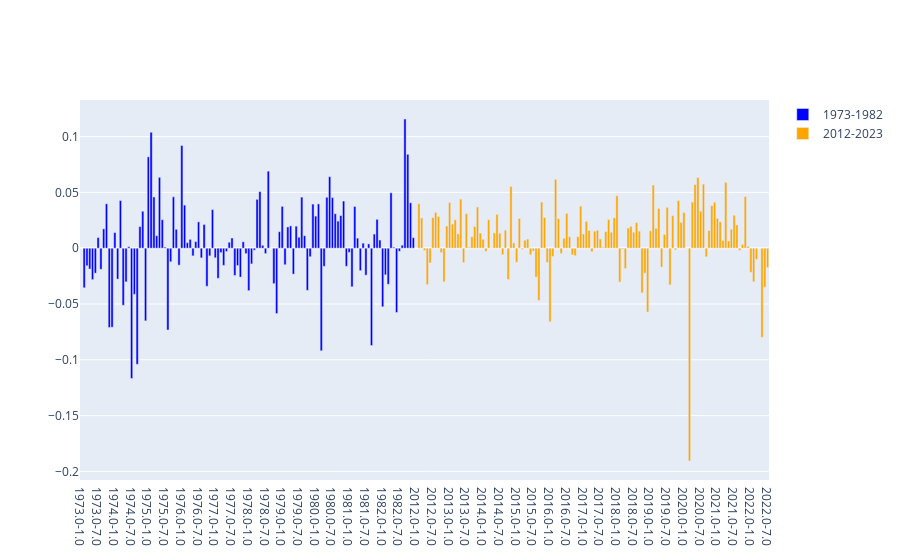

Notebook cell for this chart:
### Code cell
# 同じグラフで色違いで表示
fig = go.Figure()

fig.add_trace(go.Bar(x=monthly_performance_1973_1982.apply(lambda row: f"{row['Year']}-{row['Month']}", axis=1),
                     y=monthly_performance_1973_1982['Percent_Change'],
                     name="1973-1982",
                     marker_color="blue"))

fig.add_trace(go.Bar(x=monthly_performance_2012_2023.apply(lambda row: f"{row['Year']}-{row['Month']}", axis=1),
                     y=monthly_performance_2012_2023['Percent_Change'],
                     name="2012-2023",
                     marker_color="orange"))
